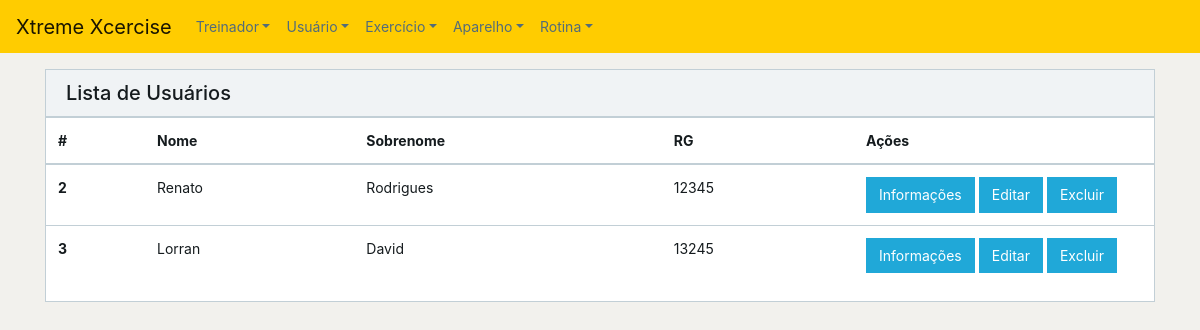
/usuario/index.php, run on an earlier commit of the app's database.
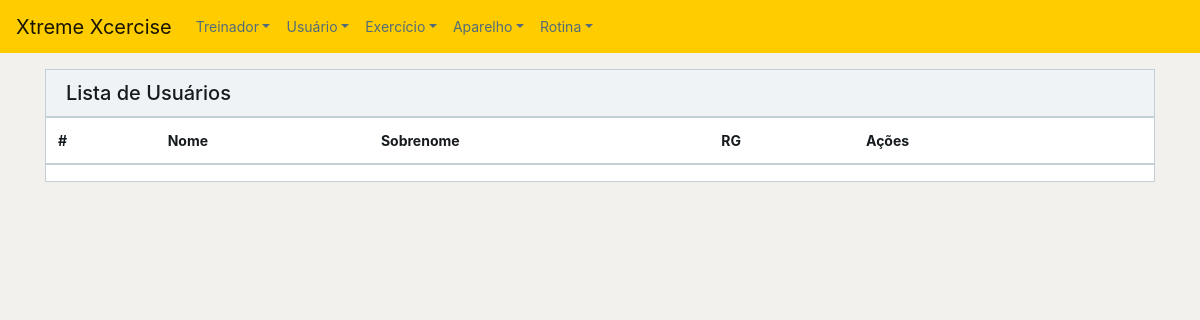
And on a later commit of the database.
### tables this page shows
CREATE TABLE `usuario` (
  `id` int(11) NOT NULL,
  `nome` varchar(35) DEFAULT NULL,
  `sobrenome` varchar(35) DEFAULT NULL,
  `idade` int(11) DEFAULT NULL,
  `RG` varchar(9) DEFAULT NULL,
  `CPF` varchar(11) DEFAULT NULL,
  `sexo` varchar(9) DEFAULT NULL,
  `altura` float DEFAULT NULL,
  `peso` double DEFAULT NULL
);

### usuario/index.php (the view, shortened to what this page needs)
<?php
include_once '../functions.php';
?>
<!DOCTYPE html>
<html lang="en">
<head>
    <link href="../css/font-awesome.min.css" rel="stylesheet">
    <link href="../css/simple-line-icons.min" rel="stylesheet">
    <link href="../css/style.min.css" rel="stylesheet">
    <link href="../css/stylesheetjr.css" rel="stylesheet">
</head>
<body>
<?php include_once '../header.php';
$table = 'usuario';
$var = indexUser($table);
?>
    <div class="container mt-3">
        <div class="card">
            <div class="card-header">
                <h1 class="h5 m-0">Lista de Usuários</h1>
            </div>
            <table class="table table-responsive">
                <thead>
                <tr>
                    <th>#</th>
                    <th>Nome</th>
                    <th>Sobrenome</th>
                    <th>RG</th>
                    <th style="width: 300px;">Ações</th>
                </tr>
                </thead>
                <tbody>
                <?php
                while($row = mysqli_fetch_assoc($var)) {
                    echo "<tr>";
                    echo "<th>" . $row['id'] . "</th>";
                    echo "<td>" . $row['nome'] . "</td>";
                    echo "<td>" . $row['sobrenome'] . "</td>";
                    echo "<td>" . $row['RG'] . "</td>";
                    echo "<td>";
                    echo "<a class=\"btn btn-primary mr-1\" href=\"show.php?id=" . $row['id'] . " \" role=\"button\">Informações</a>";
                    echo "<a class=\"btn btn-primary mr-1\" href=\"edit.php?id=" . $row['id'] . " \" role=\"button\">Editar</a>";
                    echo "<a class=\"btn btn-primary mr-1\" href=\"delete.php?id=" . $row['id'] . " \" role=\"button\">Excluir</a>";
                    echo "</td>";
                    echo "</tr>";
                }
                ?>
                </tbody>
            </table>
            </div>
        </div>
</body>
</html>

What changed in the data, as far as the page shows it:
removed usuario: id "2", nome "Renato", sobrenome "Rodrigues", RG "12345"
removed usuario: id "3", nome "Lorran", sobrenome "David", RG "13245"
